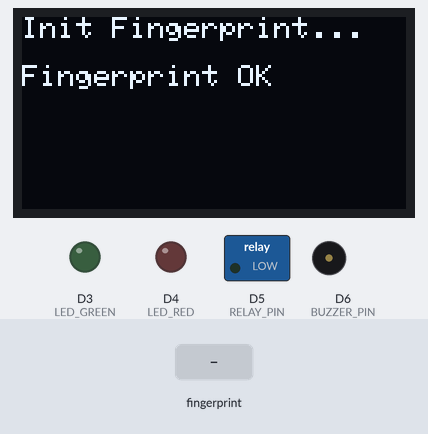
A sketch run on a simulated ESP8266 (NodeMCU). Shown: 128×64 one-colour display, switched loads named in the sketch (green lamp = pin HIGH), output pins drawn as LEDs (lit = HIGH), buzzer (waves = sounding, pin HIGH). The inputs (shaded band) are chosen by the test bench. What the sketch prints to the serial monitor is not drawn.

Above: at 1.1 s.
At 4.3 s:
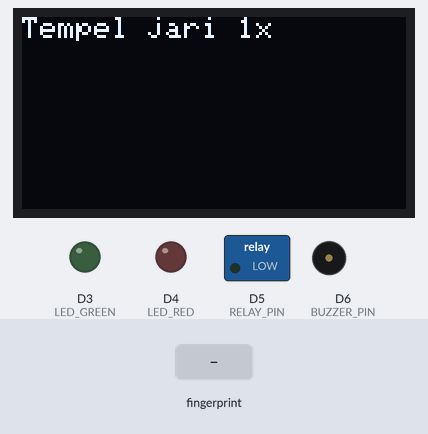
4.4 s: finger stored as number 1 placed on the sensor
At 5.7 s:
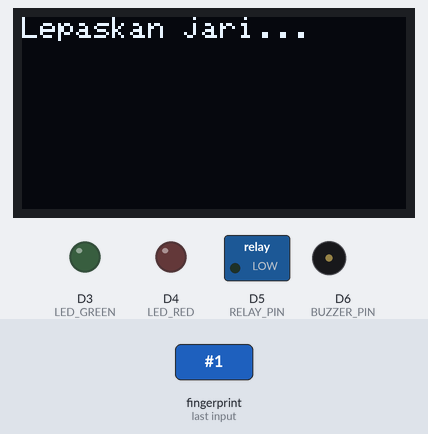
7.4 s: finger stored as number 1 placed on the sensor
At 9.7 s:
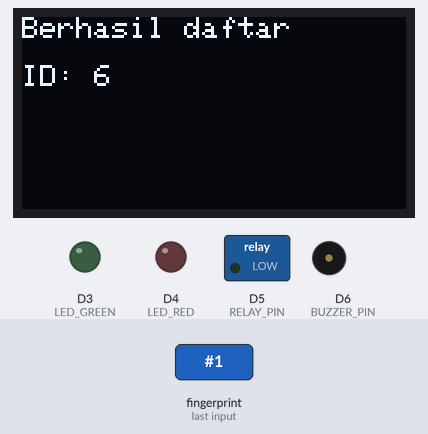
Timing chart, 0 to 11.2 s (numbered marks = the images above; inputs shaded):
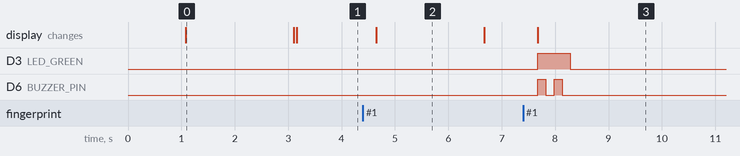

The sketch:

Daftar_Pengguna.ino
```cpp
#include <Wire.h>
#include <Adafruit_GFX.h>
#include <Adafruit_SSD1306.h>
#include <Adafruit_Fingerprint.h>
#include <SoftwareSerial.h>

// ==== OLED ====
#define SCREEN_WIDTH 128
#define SCREEN_HEIGHT 64
Adafruit_SSD1306 display(SCREEN_WIDTH, SCREEN_HEIGHT, &Wire, -1);

// ==== Fingerprint ====
SoftwareSerial mySerial(D7, D8); // RX=D7, TX=D8 (NodeMCU)
Adafruit_Fingerprint finger = Adafruit_Fingerprint(&mySerial);

// ==== Pin I/O ====
#define RELAY_PIN   D5
#define BUZZER_PIN  D6
#define LED_GREEN   D3
#define LED_RED     D4
#define EXIT_BTN    D0   // nanti bisa dipakai untuk hapus semua

void setup() {
  Serial.begin(115200);

  // OLED init
  if (!display.begin(SSD1306_SWITCHCAPVCC, 0x3C)) {
    Serial.println("OLED gagal!");
    while (1);
  }
  display.clearDisplay();
  display.setTextSize(1);
  display.setTextColor(SSD1306_WHITE);
  display.setCursor(0, 0);
  display.println("Init Fingerprint...");
  display.display();

  // Pin setup
  pinMode(RELAY_PIN, OUTPUT);
  pinMode(BUZZER_PIN, OUTPUT);
  pinMode(LED_GREEN, OUTPUT);
  pinMode(LED_RED, OUTPUT);
  pinMode(EXIT_BTN, INPUT_PULLUP); // tombol pakai pull-up

  digitalWrite(RELAY_PIN, LOW);
  digitalWrite(BUZZER_PIN, LOW);
  digitalWrite(LED_GREEN, LOW);
  digitalWrite(LED_RED, LOW);

  // Finger init
  finger.begin(57600);
  if (finger.verifyPassword()) {
    Serial.println("Sensor fingerprint OK");
    display.setCursor(0, 16);
    display.println("Fingerprint OK");
    display.display();
  } else {
    Serial.println("Sensor fingerprint ERROR!");
    display.setCursor(0, 16);
    display.println("Finger ERROR!");
    display.display();
    while (1);
  }

  delay(2000);
  display.clearDisplay();
  display.setCursor(0, 0);
  display.println("Siap daftar jari");
  display.display();
}

void loop() {
  int id = getEmptyID();
  if (id == -1) {
    Serial.println("Database penuh!");
    display.clearDisplay();
    display.setCursor(0, 0);
    display.println("DB penuh (127)");
    display.display();

    // gagal → buzzer panjang + LED merah
    digitalWrite(LED_RED, HIGH);
    digitalWrite(BUZZER_PIN, HIGH);
    delay(1000);
    digitalWrite(BUZZER_PIN, LOW);
    digitalWrite(LED_RED, LOW);

    while (1); // stop kalau penuh
  }

  Serial.print("Pendaftaran ID #");
  Serial.println(id);

  display.clearDisplay();
  display.setCursor(0, 0);
  display.println("Daftar jari baru");
  display.setCursor(0, 16);
  display.print("ID: ");
  display.println(id);
  display.display();

  if (enrollFingerprint(id)) {
    Serial.print("Berhasil daftar ID #");
    Serial.println(id);

    display.clearDisplay();
    display.setCursor(0, 0);
    display.println("Berhasil daftar");
    display.setCursor(0, 16);
    display.print("ID: ");
    display.println(id);
    display.display();

    // sukses → LED hijau + buzzer 2x
    digitalWrite(LED_GREEN, HIGH);
    beep(2, 150, 150);
    digitalWrite(LED_GREEN, LOW);
  } else {
    Serial.print("Gagal daftar ID #");
    Serial.println(id);

    display.clearDisplay();
    display.setCursor(0, 0);
    display.println("Gagal daftar");
    display.setCursor(0, 16);
    display.print("ID: ");
    display.println(id);
    display.display();

    // gagal → buzzer panjang + LED merah
    digitalWrite(LED_RED, HIGH);
    digitalWrite(BUZZER_PIN, HIGH);
    delay(1000);
    digitalWrite(BUZZER_PIN, LOW);
    digitalWrite(LED_RED, LOW);
  }

  delay(3000); // tunggu sebelum daftar ID berikutnya
  display.clearDisplay();
  display.setCursor(0, 0);
  display.println("Siap daftar jari");
  display.display();
}

bool enrollFingerprint(int id) {
  int p = -1;

  display.clearDisplay();
  display.setCursor(0, 0);
  display.println("Tempel jari 1x");
  display.display();

  while (p != FINGERPRINT_OK) {
    p = finger.getImage();
  }
  p = finger.image2Tz(1);
  if (p != FINGERPRINT_OK) return false;

  display.clearDisplay();
  display.setCursor(0, 0);
  display.println("Lepaskan jari...");
  display.display();
  delay(2000);

  display.clearDisplay();
  display.setCursor(0, 0);
  display.println("Tempel jari 2x");
  display.display();

  p = -1;
  while (p != FINGERPRINT_OK) {
    p = finger.getImage();
  }
  p = finger.image2Tz(2);
  if (p != FINGERPRINT_OK) return false;

  p = finger.createModel();
  if (p != FINGERPRINT_OK) return false;

  p = finger.storeModel(id);
  return (p == FINGERPRINT_OK);
}

int getEmptyID() {
  for (int i = 1; i <= 127; i++) {
    if (finger.loadModel(i) != FINGERPRINT_OK) {
      return i;
    }
  }
  return -1; // penuh
}

// fungsi beep untuk buzzer
void beep(int times, int onDelay, int offDelay) {
  for (int i = 0; i < times; i++) {
    digitalWrite(BUZZER_PIN, HIGH);
    delay(onDelay);
    digitalWrite(BUZZER_PIN, LOW);
    delay(offDelay);
  }
}
```

Measured:
- after the input at 4.4 s, the display: changes after 0.25 s (image 2)
- after the input at 7.4 s, D3 (LED_GREEN): LOW → HIGH after 0.28 s, → LOW 0.60 s later; D6 (BUZZER_PIN): alternates HIGH for 0.15 s and LOW for 0.15 s, 4 changes in all, then stays LOW, starting after 0.28 s; the display: changes after 0.28 s (image 3)
- what the display in image 0 shows lasts 2.0 s, from 1.1 s to 3.1 s
